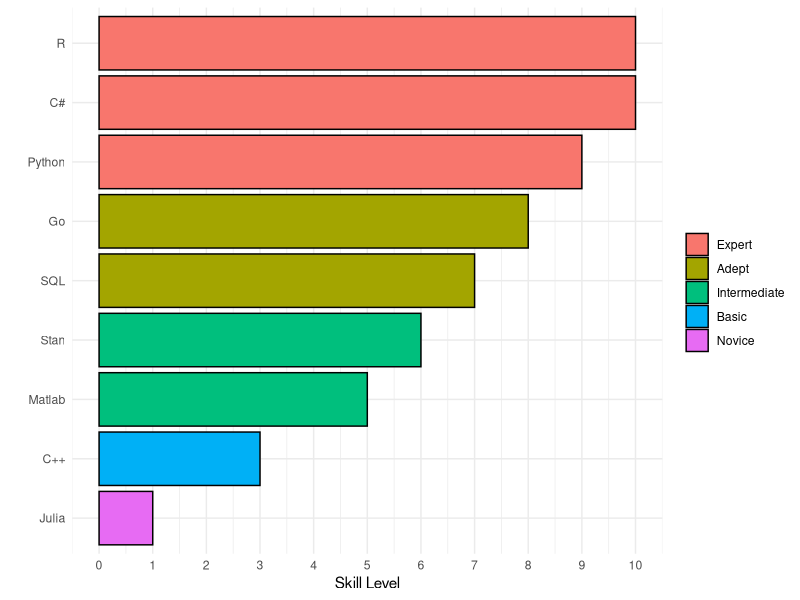

Write R code to recreate this figure.
## ---- chunk 1
library(tidyverse)
library(scales)

skills <- tribble(
  ~Technology, ~Skill, ~Level,
  "R", 10, "Expert",
  "C#", 10, "Expert",
  "Python", 9, "Expert",
  "Go", 8, "Adept",
  "SQL", 7, "Adept",
  "Stan", 6, "Intermediate",
  "Matlab", 5, "Intermediate",
  "C++", 3, "Basic",
  "Julia", 1, "Novice"
)

ggplot(data = skills,
       aes(x = reorder(Technology, -desc(Skill)), 
           y = Skill, 
           fill = factor(Level, levels = unique(Level)))) + 
  geom_bar(stat = "identity", colour = "black") +
  coord_flip() +
  labs(x = " ", 
       y = "Skill Level", 
       fill = " ") +
  scale_y_continuous(breaks = scales::pretty_breaks(10)) +
  theme_minimal() + 
  scale_fill_discrete()
